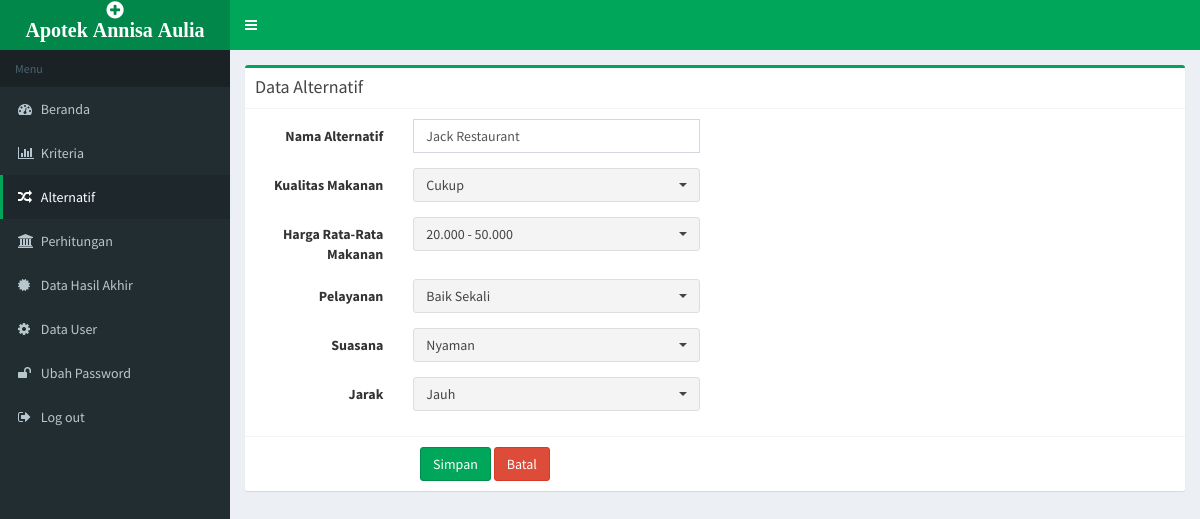
The app's page /index.php?page=update_alternatif&id=1&action=edit (signed in) with its own data.
### tables this page shows
CREATE TABLE `alternatif` (
  `id_alternatif` int(5) NOT NULL,
  `nama_alternatif` varchar(50) NOT NULL
);

CREATE TABLE `kriteria` (
  `id_kriteria` int(5) NOT NULL,
  `kode_kriteria` varchar(5) NOT NULL,
  `nama_kriteria` varchar(50) NOT NULL,
  `bobot` int(5) NOT NULL,
  `tipe` enum('cost','benefit') NOT NULL
);

CREATE TABLE `subkriteria` (
  `id_subkriteria` int(5) NOT NULL,
  `id_kriteria` int(5) NOT NULL,
  `nama_subkriteria` varchar(50) NOT NULL,
  `bobot` int(5) NOT NULL
);

### alternatif_update.php (the view, shortened to what this page needs)
<?php
$link_data='?page=alternatif';
$link_update='?page=update_alternatif';
$nama_alternatif='';
$q_var="select id_kriteria from kriteria order by id_kriteria";
$q_var=mysqli_query($con,$q_var);
while($r_var=mysqli_fetch_array($q_var)){
	$id_k=$r_var['id_kriteria'];
	$kriteria[$id_k]='';
}
$combo_kriteria='';
$q_kriteria="select * from kriteria order by id_kriteria";
$q_kriteria=mysqli_query($con,$q_kriteria);
while($r=mysqli_fetch_array($q_kriteria)){
	$id_kriteria=$r['id_kriteria'];
	$nama_kriteria=$r['nama_kriteria'];
	$combo_name="kriteria".$id_kriteria;
	$combo_subkriteria='';
	$combo_subkriteria.='<select class="selectpicker form-control" data-live-search="true" name='.$combo_name.' id='.$combo_name.' required><option value="">Pilih...</option>';
	$q2="select * from subkriteria where id_kriteria=".$id_kriteria." order by id_subkriteria";
	$q2=mysqli_query($con,$q2);
	while($r2=mysqli_fetch_array($q2)){
		$combo_subkriteria.='<option value="'.$r2['id_subkriteria'].'" data-tokens="'.$r2['nama_subkriteria'].'">'.$r2['nama_subkriteria'].'</option>';
	}
	$combo_subkriteria.='</select>';
	$combo_kriteria.='
	<div class="form-group">
		<label for="'.$combo_name.'" class="col-sm-2 control-label">'.$nama_kriteria.'</label>
		<div class="col-sm-4">'.$combo_subkriteria.'</div>
	</div>';
}
if(isset($_POST['save'])){
	$error='';
	$id=$_POST['id'];
	$action=$_POST['action'];
	$nama_alternatif=$_POST['nama_alternatif'];
	$q_post="select id_kriteria from kriteria order by id_kriteria";
	$q_post=mysqli_query($con,$q_post);
	while($r_post=mysqli_fetch_array($q_post)){
		$id_k=$r_post['id_kriteria'];
		$kriteria[$id_k]=$_POST['kriteria'.$id_k];
	}
	if($action=='add'){
		if(mysqli_num_rows(mysqli_query($con,"select * from alternatif where nama_alternatif='".$nama_alternatif."'"))>0){
			$error='Nama Alternatif sudah ada';
		}else{
			$q="insert into alternatif(nama_alternatif) values ('".$nama_alternatif."')";
			mysqli_query($con,$q);
			$id_alternatif=mysqli_insert_id($con);
			$q2="select id_kriteria from kriteria order by id_kriteria";
			$q2=mysqli_query($con,$q2);
			while($r2=mysqli_fetch_array($q2)){
				$id_subkriteria=$kriteria[$r2['id_kriteria']];
				$q="insert into opt_alternatif(id_alternatif,id_kriteria,id_subkriteria) values('".$id_alternatif."','".$r2['id_kriteria']."','".$id_subkriteria."')";
				mysqli_query($con,$q);
			}
			exit("<script>location.href='".$link_data."';</script>");
		}
	}
	if($action=='edit'){
		$q=mysqli_query($con,"select * from alternatif where id_alternatif='".$id."'");
		$r=mysqli_fetch_array($q);
		$nama_alternatif_tmp=$r['nama_alternatif'];
		if(mysqli_num_rows(mysqli_query($con,"select * from alternatif where nama_alternatif='".$nama_alternatif."' and nama_alternatif<>'".$nama_alternatif_tmp."'"))>0){
			$error='Nama Alternatif sudah ada';
		}else{
			$q="update alternatif set nama_alternatif='".$nama_alternatif."' where id_alternatif='".$id."'";
			mysqli_query($con,$q);
			$q2="select id_kriteria from kriteria order by id_kriteria";
			$q2=mysqli_query($con,$q2);
			while($r2=mysqli_fetch_array($q2)){
				$id_subkriteria=$kriteria[$r2['id_kriteria']];
				if(mysqli_num_rows(mysqli_query($con,"select * from opt_alternatif where id_alternatif='".$id."' AND id_kriteria=".$r2['id_kriteria']))>0){
					$q="update opt_alternatif set id_subkriteria='".$id_subkriteria."' where id_alternatif='".$id."' AND id_kriteria=".$r2['id_kriteria'];
					mysqli_query($con,$q);
				}else{
					$q="insert into opt_alternatif(id_alternatif,id_kriteria,id_subkriteria) values('".$id."','".$r2['id_kriteria']."','".$id_subkriteria."')";
					mysqli_query($con,$q);
				}
			}
			exit("<script>location.href='".$link_data."';</script>");
		}
	}
}else{
	if(empty($_GET['action'])){$action='add';}else{$action=$_GET['action'];}
	if($action=='edit'){
		$id=$_GET['id'];
		$q=mysqli_query($con,"select * from alternatif where id_alternatif='".$id."'");
		$r=mysqli_fetch_array($q);
		$nama_alternatif=$r['nama_alternatif'];
		$combo_kriteria='';
		$q2="select id_kriteria from kriteria order by id_kriteria";
		$q2=mysqli_query($con,$q2);
		while($r2=mysqli_fetch_array($q2)){
			$rk=mysqli_fetch_array(mysqli_query($con,"select * from opt_alternatif where id_kriteria=".$r2['id_kriteria']." AND id_alternatif=".$id));
			$kriteria[$r2['id_kriteria']]=$rk['id_subkriteria'];
		}
		$q_kriteria="select * from kriteria order by id_kriteria";
		$q_kriteria=mysqli_query($con,$q_kriteria);
		while($r=mysqli_fetch_array($q_kriteria)){
			$id_kriteria=$r['id_kriteria'];
			$nama_kriteria=$r['nama_kriteria'];
			$combo_name="kriteria".$id_kriteria;
			$combo_subkriteria='';
			$combo_subkriteria.='<select class="selectpicker form-control" data-live-search="true" name='.$combo_name.' id='.$combo_name.' required><option value="">Pilih...</option>';
			$q2="select * from subkriteria where id_kriteria=".$id_kriteria." order by id_subkriteria";
			$q2=mysqli_query($con,$q2);
			while($r2=mysqli_fetch_array($q2)){
				if($r2['id_subkriteria']==$kriteria[$id_kriteria]) { $selected = "selected"; } else { $selected = ""; }
				$combo_subkriteria.='<option value="'.$r2['id_subkriteria'].'" data-tokens="'.$r2['nama_subkriteria'].'" '.$selected.'>'.$r2['nama_subkriteria'].'</option>';
			}
			$combo_subkriteria.='</select>';
			$combo_kriteria.='
			<div class="form-group">
				<label for="'.$combo_name.'" class="col-sm-2 control-label">'.$nama_kriteria.'</label>
				<div class="col-sm-4">'.$combo_subkriteria.'</div>
			</div>';
		}
	}
}
?>
<div class="box box-success">
	<div class="box-header with-border">
		<h3 class="box-title">Data Alternatif</h3>
	</div>
	<form class="form-horizontal" action="<?php echo $link_update;?>" method="post" >
		<div class="box-body">
			<div class="form-group">
				<label for="nama_alternatif" class="col-sm-2 control-label">Nama Alternatif</label>
				<div class="col-sm-4">
					<input name="nama_alternatif" id="nama_alternatif" class="form-control" required type="text" value="<?php echo $nama_alternatif;?>">
				</div>
			</div>
			<?php echo $combo_kriteria; ?>
		</div>
		<div class="box-footer">
			<div class="text-center col-sm-6">
				<button type="submit" name="save" class="btn btn-success">Simpan</button>
				<a href="<?php echo $link_data;?>" class="btn btn-danger">Batal</a>
			</div>
		</div>
	</form>
</div>

### records on screen
alternatif: nama_alternatif "Jack Restaurant"
kriteria: nama_kriteria "Kualitas Makanan"
subkriteria: nama_subkriteria "Cukup"
kriteria: nama_kriteria "Harga Rata-Rata Makanan"
subkriteria: nama_subkriteria "20.000 - 50.000"
kriteria: nama_kriteria "Pelayanan"
subkriteria: nama_subkriteria "Baik Sekali"
kriteria: nama_kriteria "Suasana"
subkriteria: nama_subkriteria "Nyaman"
kriteria: nama_kriteria "Jarak"
subkriteria: nama_subkriteria "Jauh"
